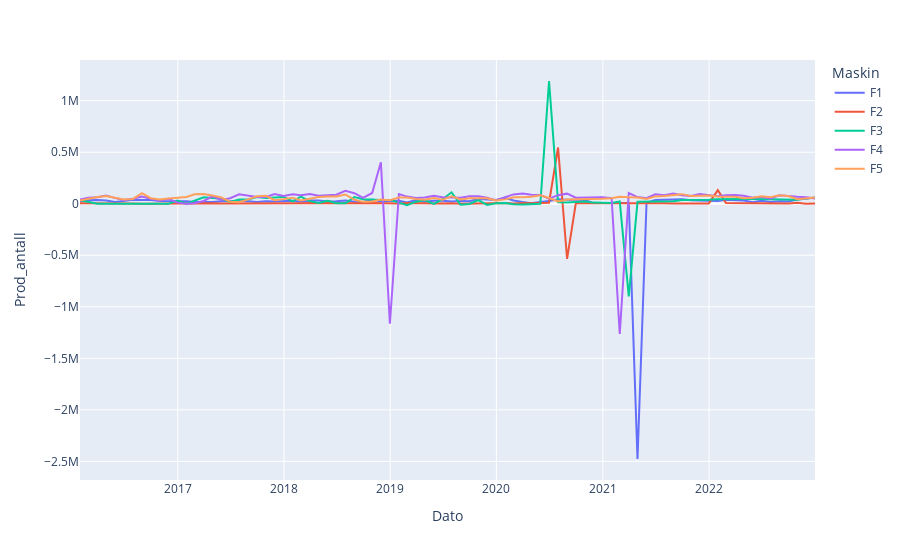

The code cell stored with this chart in its notebook:
### Code cell
fig = px.line(df_prod_F_mach_prod,y="Prod_antall",color="Maskin")
fig.show()
